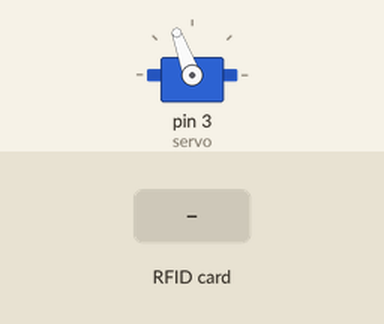
Bench run of a sketch on a simulated Arduino Uno, built with avr-gcc and run on an emulated ATmega328P. On the bench: servo. The test bench sets the inputs (shaded band). What the sketch prints to the serial monitor is not drawn.

Above: at 1.2 s.
1.3 s: RFID card D3 A4 61 1E held to the reader
At 1.7 s:
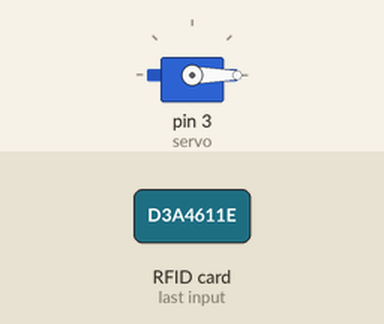
Timing chart, 0 to 5.8 s (numbered marks = the images above; inputs shaded):
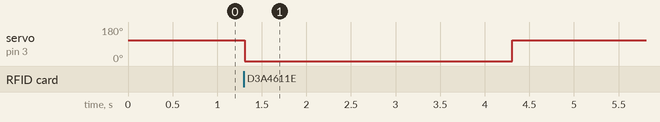

Measured:
- after the input at 1.3 s, servo on pin 3 (servo): 110° → 0° at once, → 110° 3.0 s later

The sketch:

Source_Code.ino
```cpp
#include <SPI.h>
#include <MFRC522.h>
#include <Servo.h>

#define SS_PIN 10
#define RST_PIN 9

Servo servo;
MFRC522 mfrc522(SS_PIN, RST_PIN);

byte card_ID[4]; //card UID size 4byte
byte Name1[4]={0xD3,0xA4,0x61,0x1E};//first UID card
byte Name2[4]={0x90,0x3A,0x6E,0x21};//second UID card

int NumbCard[2];
int j=0;

String Name;//user name
String Number;
int n ;

void setup() {
  Serial.begin(9600);
  SPI.begin();
  mfrc522.PCD_Init();
  servo.attach(3);
  servo.write(110);

  Serial.println("CLEARSHEET");                 // clears starting at row 1
  Serial.println("LABEL,Name,Roll Number,Date,Time,");// make four columns
  }

void loop() {
  //look for new card
   if ( ! mfrc522.PICC_IsNewCardPresent()) {
  return;//got to start of loop if there is no card present
 }

 // Select one of the cards
 if ( ! mfrc522.PICC_ReadCardSerial()) {
  return;//if read card serial(0) returns 1, the uid struct contians the ID of the read card.
 }

 for (byte i = 0; i < mfrc522.uid.size; i++) {
     card_ID[i]=mfrc522.uid.uidByte[i];

      if(card_ID[i]==Name1[i]){
       Name="John";
       Number="21BRS1111";

       j=0;//first number in the NumbCard array : NumbCard[j]

      }
      else if(card_ID[i]==Name2[i]){
       Name="Mathew";//user name
       Number="21BPS1234";//user number
       j=1;//Second number in the NumbCard array : NumbCard[j]

      }
      else{
          goto cont;
      }
}
      if(NumbCard[j] == 1){
          servo.write(0);
            delay(3000);
            servo.write(110);
      }
      else{
            servo.write(0);
            delay(3000);
            servo.write(110);

      NumbCard[j] = 1;//put 1 in the NumbCard array : NumbCard[j]={1,1} to let the arduino know if the card was detecting
      n++;//(optional)
      Serial.print("DATA," + Name);//send the Name to excel
      Serial.print(",");
      Serial.print(Number); //send the Number to excel
      Serial.println(",DATE,TIME,");
      Serial.println("SAVEWORKBOOKAS,Names/WorkNames");
      }
cont:
delay(2000);

}
```
